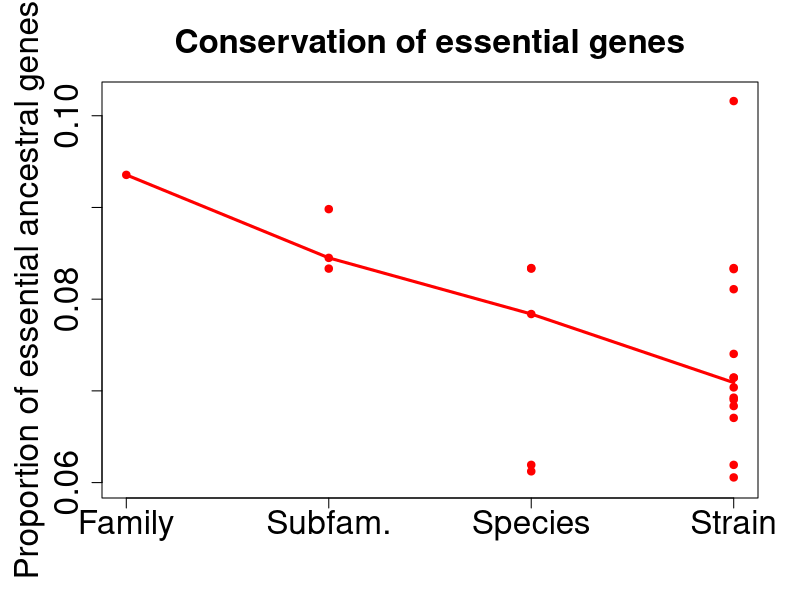

The R script that drew this image:
strain =c(
  307/4957,
  352/4341,
  298/4316,
  335/4525,
  323/4522,
  321/4492,
  371/4455,
  340/4831,
  334/4981,
  438/4311,
  299/4317,
  388/5677,
  303/5003,
  360/4317
)


speciesFitch = c( 
  307/4957,
  302/3853,
  309/3708,
  277/4524,
  360/4317
)


subFamilyFitch = c(
  283/3349,
  309/3708,
  277/3084
)


familyFitch = c(
  296/3164
)



pdf(file = '~/EnTrI/figures/fitch.pdf')

par(mar=c(5.1,5.1,4.1,2.1))

plot(4*strain/strain, strain, xlim=c(1,4), ylim=c(0.06,0.102), col="red", ylab="Proportion of essential ancestral genes", xaxt="n", xlab="",pch=19,
     cex.lab=2, cex.axis=2, main = 'Conservation of essential genes', cex.main=2)

points(3*speciesFitch/speciesFitch,speciesFitch, col="red", pch=19)

points(2*subFamilyFitch/subFamilyFitch,subFamilyFitch, col="red", pch=19)

points(1*familyFitch/familyFitch,familyFitch, col="red", pch=19)

lines(1:4, c(median(familyFitch), median(subFamilyFitch), median(speciesFitch), median(strain) ), col="red", lwd=3)

#legend("topright", c("intersection", "ancestral II", "Dollo"), fil=c("red4", "olivedrab4", "cyan3"))
axis(1, at = 1:4, labels=c("Family", "Subfam.", "Species", "Strain"), cex.axis=2)

dev.off()
